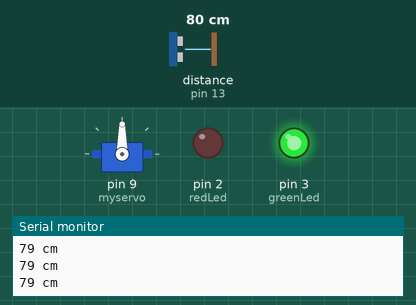
Simulated run of this sketch. Board: Arduino Uno, built with avr-gcc and run on an emulated ATmega328P. Parts: servo, output pins drawn as LEDs (lit = HIGH), the last lines printed to the serial monitor. Wiring (inferred from the names in the program): ultrasonic range finder: trigger pin 12; echo pin 13. Dashed ring = blinking. The test bench sets the inputs (shaded band); at power-on: distance to the obstacle (sensor on pin 13) 80 cm. The echo pulse lasts 58.3 µs per cm; pins used as bus, display or sensor lines are not drawn.

Above: at 1.2 s.
1.3 s: distance to the obstacle (sensor on pin 13) set to 18 cm
2.8 s: distance to the obstacle (sensor on pin 13) set to 15 cm
At 3.4 s:
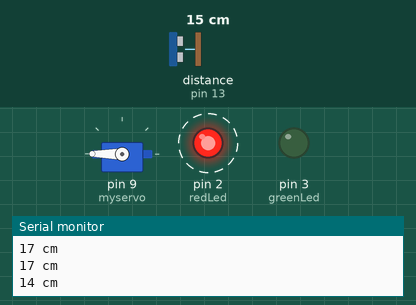
At 4.3 s:
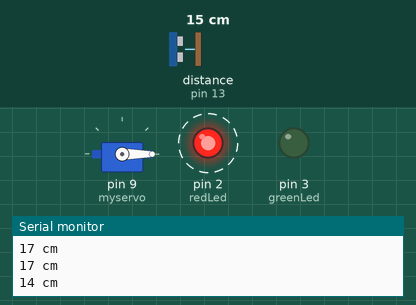
Timing chart, 0 to 11.8 s (numbered marks = the images above; inputs shaded):
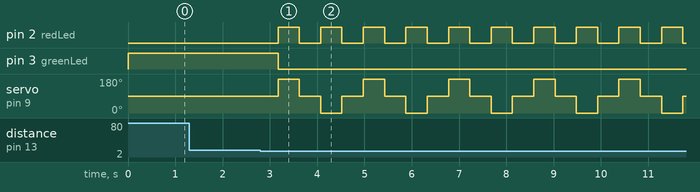

The sketch:

Sensor_de_intruso.ino
```cpp
/*
 * SENSOR DE INTRUSOS
 * SENAI CFP 7.91 BOTUCATU SP
 * CURSO TECNICO DE ELETROELETRONICA
 * ALUNO MICAELISON PIRES, Murilo Vendramini
 */
 #include <NewPing.h>       // Chama a biblioteca NewPing
 #include <Servo.h>         // Chama a biblioteca servo
 #define trigPin 12         // Pino do disparo do ultrassom
 #define echoPin 13         // Pino do echo do ultrassom
 #define MAX_DISTANCE 500

 NewPing sonar(trigPin, echoPin, MAX_DISTANCE);    // ConfiguraÃƒÂ§ÃƒÂ£o da biblioteca

 int greenLed = 3, redLed = 2;       // Associa o led verde ao pino 3 e led vermelho ao pino 2

 int pos = 20;
 Servo myservo;

void setup() {
 Serial.begin (9600);
 pinMode(trigPin, OUTPUT);
 pinMode(echoPin, INPUT);
 pinMode(greenLed,OUTPUT);
 pinMode(redLed, OUTPUT);
 myservo.attach(9);           // Servomotor conectado ao pino 9

}

void loop() {
  int duration, distance, pos = 0, i;

  digitalWrite(trigPin, LOW);
  delayMicroseconds(2);
  digitalWrite(trigPin, HIGH);     // O pino Trig envia o ping
  delayMicroseconds(10);
  digitalWrite(trigPin,LOW);
  duration = pulseIn(echoPin, HIGH);   // O pino Echo recebe o ping
  distance = (duration / 2) / 29.1;
  Serial.print(distance);
  Serial.println(" cm");

  if (distance <= 15)            // Se o sensor detectar objeto a menos de 15 cm
  {
    digitalWrite(greenLed, LOW);   // Desliga led verde
    digitalWrite(redLed, HIGH);    // Liga led vermelho
    myservo.write(180);            // Movimenta o braco do servomotor em 180 graus
    delay(450);
    digitalWrite(redLed, LOW);     // Desliga led vermelho
    myservo.write(90);
    delay(450);
    digitalWrite(redLed, HIGH);
    myservo.write(0);
    delay(450);
    digitalWrite(redLed, LOW);
    myservo.write(90);
  }
  else {           // Se a condicao acima nao for verdadeira faca
    digitalWrite(redLed, LOW);   // Desliga LED vermelho
    digitalWrite(greenLed, HIGH); // Liga LED verde
    myservo.write(90);
  }

  delay(450);


}
```

Measured:
- the behaviour switches between 17 and 16 cm on distance to the obstacle (sensor on pin 13) (found by bisection; images 0 and 1)
- after the input at 2.8 s, pin 2 (redLed): alternates HIGH for 0.45 s and LOW for 0.45 s, starting after 0.38 s; pin 3 (greenLed): HIGH → LOW after 0.38 s; servo on pin 9 (myservo): 90° → 180° after 0.38 s, then repeats every 1.8 s: 90° 0.45 s, 0° 0.45 s, 90° 0.45 s, 180° 0.45 s
